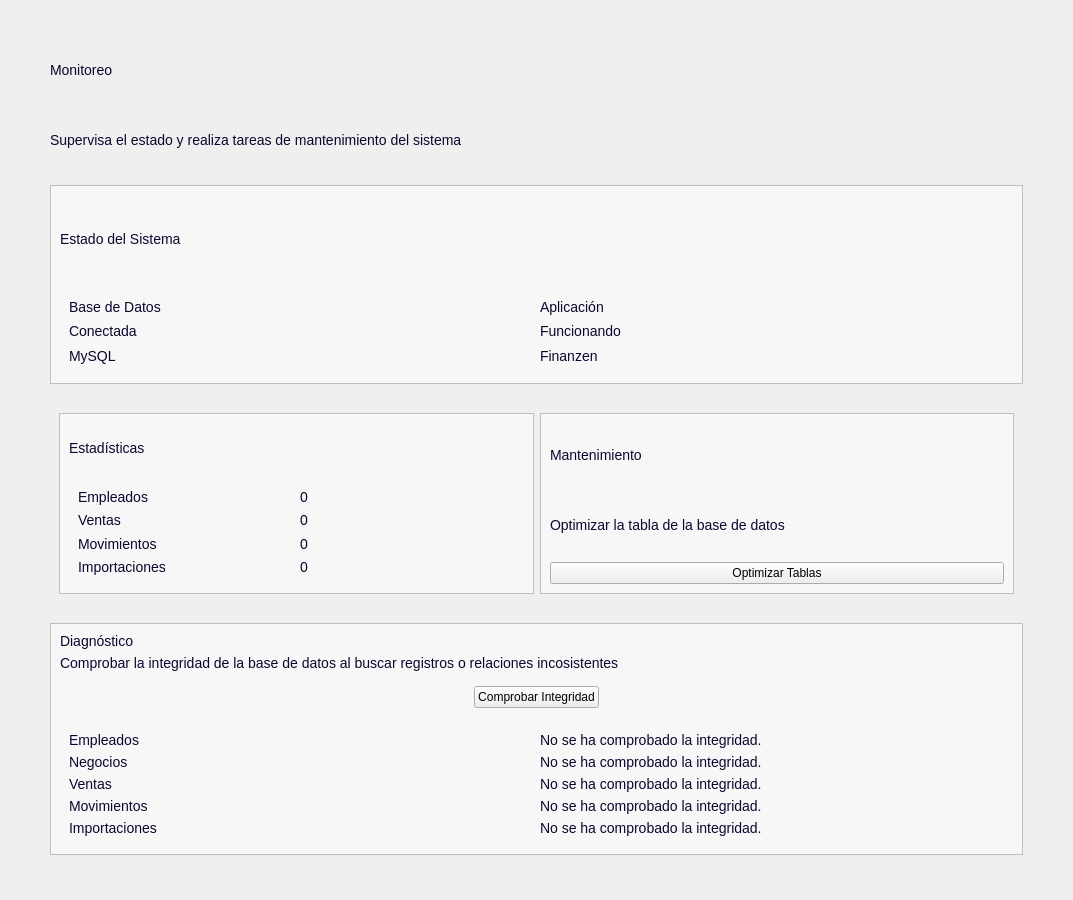
<?xml version="1.0" encoding="UTF-8"?>
<ui version="4.0">
 <class>Monitoreo</class>
 <widget class="QWidget" name="Monitoreo">
  <property name="geometry">
   <rect>
    <x>0</x>
    <y>0</y>
    <width>1073</width>
    <height>900</height>
   </rect>
  </property>
  <property name="windowTitle">
   <string>Form</string>
  </property>
  <property name="styleSheet">
   <string notr="true">QFrame[carta=&quot;Dashboard&quot;] {
    background-color: #FFFFFF;
    border: 1px solid #E4E0EA;
    border-radius: 12px;
}
#CargarDatos{
background-color:#f7f7f7;
}
QFrame{
background-color:#f7f7f7;
}

/*
-----------------------------------------------------------------------------------------------------
Textos
-----------------------------------------------------------------------------------------------------*/
QLabel{
background-color: transparent;
font-size: 14px;
color: #0E042F;
}
QLabel[texto=&quot;InputTexto&quot;]{
font-size: 16px;
font-weight: bold;
}
QLabel[texto=&quot;TituloPrincipal&quot;]{
font-size:20px;
font-weight:bold;
}
QLabel[texto=&quot;Valor&quot;]{
font-size:20px;
}
QLabel[texto=&quot;TituloSecundario&quot;]{
font-size:18px;
font-weight:bold;
}
QLabel[texto=&quot;Positivo&quot;]{
color: #15803D;
font-weight:bold;
}
QLabel[texto=&quot;Negativo&quot;]{
color: #B91C1C;
font-weight:bold;
}
QLabel[texto=&quot;Descripcion&quot;]{
font-size:16px;
color: #46315c;
}
QLabel[texto=&quot;Destacado&quot;]{
font-size:16px;
color: #0E042F;
font-weight: bold;
}


/*Botones*/
/* --- BOTÓN PRIMARIO --- */

QPushButton[boton=&quot;Primario&quot;] {
    border-radius: 10px;
    background-color: #5D38BB;
    font-weight: bold;
    color: #F7F7F7;
    font-size: 12pt;
    min-height: 40px;
    padding-left: 20px;
    padding-right: 20px;
	width: 200px;
}

QPushButton[boton=&quot;Primario&quot;]:hover {
    background-color: #744BCC;
}

QPushButton[boton=&quot;Primario&quot;]:pressed {
    background-color: #472A8F;
}

/* --- BOTÓN SECUNDARIO --- */

QPushButton[boton=&quot;Secundario&quot;] {
    border-radius: 10px;
    background-color: rgba(161, 147, 204, 0.7);
    font-weight: bold;
    color: #5D38BB;
    font-size: 18px;
    min-height: 40px;
	width: 100px;
}

QPushButton[boton=&quot;Secundario&quot;]:hover {
    background-color: rgba(161, 147, 204, 0.9);
}

QPushButton[boton=&quot;Secundario&quot;]:pressed {
    background-color: rgba(131, 117, 174, 0.9);
}

</string>
  </property>
  <layout class="QVBoxLayout" name="verticalLayout">
   <item>
    <layout class="QVBoxLayout" name="verticalLayout_12">
     <property name="spacing">
      <number>20</number>
     </property>
     <property name="leftMargin">
      <number>30</number>
     </property>
     <property name="topMargin">
      <number>25</number>
     </property>
     <property name="rightMargin">
      <number>30</number>
     </property>
     <property name="bottomMargin">
      <number>25</number>
     </property>
     <item>
      <widget class="QScrollArea" name="scrollArea">
       <property name="styleSheet">
        <string notr="true">/*
-----------------------------------------------------------------------------------------------------
ScrollArea
-----------------------------------------------------------------------------------------------------
*/
#scrollAreaWidgetContents {
    background-color: transparent;
}
QScrollArea {
    background-color: transparent;
    border: none;
	border-radius:0px;
}

/* Widget que está dentro del ScrollArea */
/*QScrollArea &gt; QWidget &gt; QWidget {
    background-color: #F9F9FC;
}*/

/* Scrollbar vertical */
QScrollBar:vertical {
    background-color: transparent;
    width: 8px;
    margin: 4px 2px 4px 0px;
}

/* Parte que se puede arrastrar */
QScrollBar::handle:vertical {
    background-color: #C9C1D5;
    border-radius: 4px;
    min-height: 40px;
}

/* Al pasar el mouse */
QScrollBar::handle:vertical:hover {
    background-color: #A99DB8;
}

/* Ocultar botones de arriba y abajo */
QScrollBar::add-line:vertical,
QScrollBar::sub-line:vertical {
    height: 0px;
}

/* Espacio antes/después del handle */
QScrollBar::add-page:vertical,
QScrollBar::sub-page:vertical {
    background: transparent;
}</string>
       </property>
       <property name="frameShape">
        <enum>QFrame::NoFrame</enum>
       </property>
       <property name="frameShadow">
        <enum>QFrame::Plain</enum>
       </property>
       <property name="widgetResizable">
        <bool>true</bool>
       </property>
       <widget class="QWidget" name="scrollAreaWidgetContents">
        <property name="geometry">
         <rect>
          <x>0</x>
          <y>0</y>
          <width>995</width>
          <height>832</height>
         </rect>
        </property>
        <property name="sizePolicy">
         <sizepolicy hsizetype="Expanding" vsizetype="Preferred">
          <horstretch>0</horstretch>
          <verstretch>0</verstretch>
         </sizepolicy>
        </property>
        <layout class="QVBoxLayout" name="verticalLayout_2">
         <property name="leftMargin">
          <number>9</number>
         </property>
         <property name="topMargin">
          <number>9</number>
         </property>
         <property name="rightMargin">
          <number>9</number>
         </property>
         <item>
          <layout class="QVBoxLayout" name="verticalLayout_11">
           <property name="spacing">
            <number>20</number>
           </property>
           <item>
            <widget class="QLabel" name="lblTitulo">
             <property name="maximumSize">
              <size>
               <width>16777215</width>
               <height>50</height>
              </size>
             </property>
             <property name="text">
              <string>Monitoreo</string>
             </property>
             <property name="texto" stdset="0">
              <string>TituloPrincipal</string>
             </property>
            </widget>
           </item>
           <item>
            <widget class="QLabel" name="lblDescripcion">
             <property name="maximumSize">
              <size>
               <width>16777215</width>
               <height>50</height>
              </size>
             </property>
             <property name="text">
              <string>Supervisa el estado y realiza tareas de mantenimiento del sistema</string>
             </property>
             <property name="texto" stdset="0">
              <string>Descripcion</string>
             </property>
            </widget>
           </item>
           <item>
            <widget class="QFrame" name="frame_7">
             <property name="styleSheet">
              <string notr="true">/* --- ESTADO BASE --- */
QLineEdit, QDateEdit, QPlainTextEdit, QComboBox {
    background-color: #F8F9FA; 
    border: 1px solid #D1D5DB; 
    border-radius: 8px;     
    padding: 8px 12px;         
    color: #333333;          
}

/* --- CUANDO EL MOUSE ESTÁ ENCIMA (HOVER) --- */
QLineEdit:hover, QDateEdit:hover, QPlainTextEdit:hover, QComboBox:hover {
    border: 1px solid #9CA3AF;
    background-color: #F3F4F6;
}

/* --- CUANDO TIENE EL FOCO / SE ESTÁ ESCRIBIENDO (FOCUS) --- */
QLineEdit:focus, QDateEdit:focus, QPlainTextEdit:focus, QComboBox:focus {
    border: 2px solid #744bcc;
    background-color: #FFFFFF;
}

/* --- CUANDO EL CAMPO ESTÁ DESHABILITADO (DISABLED) --- */
QLineEdit:disabled, QDateEdit:disabled, QPlainTextEdit:disabled, QComboBox:disabled {
    background-color: #E5E7EB;
    color: #9CA3AF;
    border: 1px solid #D1D5DB;
}

/* --- ESTILO ESPECÍFICO PARA EL BOTÓN DE FLECHA EN QDATEEDIT --- */
QDateEdit::drop-down {
    subcontrol-origin: padding;
    subcontrol-position: top right;
    width: 20px;
    border-left-width: 1px;
    border-left-color: #D1D5DB;
    border-left-style: solid;
    border-top-right-radius: 8px;
    border-bottom-right-radius: 8px;
}

/* Estilo base para el QCheckBox y su texto */
QCheckBox {
    spacing: 8px;                 /* Espacio entre el cuadro y el texto */
    font-family: &quot;Segoe UI&quot;, sans-serif; /* Mismo estilo de fuente limpio */
    font-size: 14px;
    color: #252525;               /* Tu color de texto oscuro */
}

/* Estado al pasar el mouse por encima de la etiqueta */
QCheckBox:hover {
    color: #4A148C;               /* El texto se torna ligeramente morado al pasar el mouse */
}

/* Estado cuando el checkbox está deshabilitado */
QCheckBox:disabled {
    color: #aaaaaa;
}

/* Estilo del cuadro (indicador) */
QCheckBox::indicator {
    width: 18px;
    height: 18px;
    border: 2px solid #D1D1D6;    /* Gris suave que combina con tus inputs */
    border-radius: 5px;           /* Esquinas sutilmente redondeadas */
    background-color: #ffffff;
}

/* Cuadro cuando se pasa el mouse por encima (Hover) */
QCheckBox::indicator:hover {
    border-color: #5E2BFF;        /* Borde morado intermedio al posicionarse encima */
    background-color: #F9F6FF;    /* Destello de fondo morado muy claro */
}
/* Cuadro cuando está marcado (Checked) utilizando el archivo QRC */
QCheckBox::indicator:checked {
    border-color: #5E2BFF;        /* Borde con tu morado principal */
    background-color: #5E2BFF;    /* Fondo con tu morado principal */
    image: url(:/icons/checkIcon.svg); /* Ruta absoluta del recurso QRC */
}

/* Cuadro marcado cuando se pasa el mouse por encima */
QCheckBox::indicator:checked:hover {
    border-color: #4A148C;        
    background-color: #4A148C;
    image: url(:/icons/checkIcon.svg); /* Mantenemos el icono en el hover */
}



/* Cuadro marcado cuando se pasa el mouse por encima */
QCheckBox::indicator:checked:hover {
    border-color: #4A148C;        /* Un morado más oscuro al hacer hover sobre el check activo */
    background-color: #4A148C;
}
/* Cuadro cuando está marcado (Checked) */
QCheckBox::indicator:checked {
    border-color: #5E2BFF;        /* Borde con tu morado principal */
    background-color: #5E2BFF;    /* Fondo con tu morado principal */
}

/* --- ESTILO DEL QCOMBOBOX --- */
QComboBox {
    background-color: #F8F9FA;
    border: 1px solid #D1D5DB;
    border-radius: 8px;
    padding: 8px 12px;
    padding-right: 30px;
    color: #333333;
}

QComboBox:hover {
    border: 1px solid #9CA3AF;
    background-color: #F3F4F6;
}

QComboBox:focus {
    border: 2px solid #744bcc;
    background-color: #FFFFFF;
}

QComboBox:disabled {
    background-color: #E5E7EB;
    color: #9CA3AF;
    border: 1px solid #D1D5DB;
}

/* --- BOTÓN DE DESPLEGAR --- */
QComboBox::drop-down {
    subcontrol-origin: padding;
    subcontrol-position: top right;
    width: 30px;
    border-left: 1px solid #D1D5DB;
    border-top-right-radius: 8px;
    border-bottom-right-radius: 8px;
}

/* --- FLECHA --- */
QComboBox::down-arrow {
    image: url(:/icons/chevron.svg);
    width: 12px;
    height: 12px;
}
/* --- LISTA DESPLEGABLE DEL QCOMBOBOX --- */
QComboBox QAbstractItemView {
    background-color: #FFFFFF;
    border: 1px solid #D1D5DB;
    border-radius: 8px;
    padding: 4px;
    color: #333333;
    selection-background-color: #744bcc;
    selection-color: #FFFFFF;
}

/* --- HOVER DE LOS ELEMENTOS DEL QCOMBOBOX --- */
QComboBox QAbstractItemView::item:hover {
    background-color: #F3F4F6;
    color: #333333;
}
/*
-----------------------------------------------------------------------------------------------------
Botones
-----------------------------------------------------------------------------------------------------*/
QPushButton{
width:300px;
height:50px;
}
/* --- BOTÓN PRIMARIO --- */
QPushButton[boton=&quot;Primario&quot;] {
    border-radius: 10px;
    background-color: #5D38BB;
    font-weight: bold;
    color: #f7f7f7;
    font-size: 12pt;
}

QPushButton[boton=&quot;Primario&quot;]:hover {
    background-color: #744bcc;
}

QPushButton[boton=&quot;Primario&quot;]:pressed {
    background-color: #472a8f;
}


/* --- BOTÓN SECUNDARIO --- */
QPushButton[boton=&quot;Secundario&quot;] {
    border-radius: 10px;
    background-color: rgba(161, 147, 204, 0.7);
    font-weight: bold;
    color: #5D38BB;
    font-size: 18px;
}

QPushButton[boton=&quot;Secundario&quot;]:hover {
    background-color: rgba(161, 147, 204, 0.9); 
}

QPushButton[boton=&quot;Secundario&quot;]:pressed {
    background-color: rgba(131, 117, 174, 0.9);
}
/* --- BOTÓN TEXTO --- */

QPushButton[boton=&quot;BotonTexto&quot;] {
    border: none;
    background: transparent;
    padding: 0px;
    margin: 0px;
    color: #0E042F;
    font-weight: bold;
    font-size: 16px;
}

QPushButton[boton=&quot;BotonTexto&quot;]:hover {
    color: #6C6686;
    background: transparent;
}

QPushButton[boton=&quot;BotonTexto&quot;]:pressed,
QPushButton[boton=&quot;BotonTexto&quot;]:focus {
    border: none;
    background: transparent;
    outline: none;
}

</string>
             </property>
             <property name="frameShape">
              <enum>QFrame::StyledPanel</enum>
             </property>
             <property name="frameShadow">
              <enum>QFrame::Raised</enum>
             </property>
             <property name="carta" stdset="0">
              <string>Dashboard</string>
             </property>
             <layout class="QVBoxLayout" name="verticalLayout_14">
              <item>
               <widget class="QLabel" name="label_9">
                <property name="text">
                 <string>Estado del Sistema</string>
                </property>
                <property name="texto" stdset="0">
                 <string>TituloSecundario</string>
                </property>
               </widget>
              </item>
              <item>
               <widget class="QWidget" name="widget" native="true">
                <property name="styleSheet">
                 <string notr="true">QLabel {
    qproperty-alignment: 'AlignCenter';
}
</string>
                </property>
                <layout class="QGridLayout" name="gridLayout">
                 <item row="1" column="0">
                  <widget class="QLabel" name="label_3">
                   <property name="text">
                    <string>Conectada</string>
                   </property>
                   <property name="texto" stdset="0">
                    <string>Positivo</string>
                   </property>
                  </widget>
                 </item>
                 <item row="1" column="1">
                  <widget class="QLabel" name="label_4">
                   <property name="text">
                    <string>Funcionando</string>
                   </property>
                   <property name="texto" stdset="0">
                    <string>Positivo</string>
                   </property>
                  </widget>
                 </item>
                 <item row="0" column="1">
                  <widget class="QLabel" name="label_2">
                   <property name="text">
                    <string>Aplicación</string>
                   </property>
                   <property name="texto" stdset="0">
                    <string>Destacado</string>
                   </property>
                  </widget>
                 </item>
                 <item row="0" column="0">
                  <widget class="QLabel" name="label">
                   <property name="text">
                    <string>Base de Datos</string>
                   </property>
                   <property name="texto" stdset="0">
                    <string>Destacado</string>
                   </property>
                  </widget>
                 </item>
                 <item row="2" column="0">
                  <widget class="QLabel" name="label_5">
                   <property name="text">
                    <string>MySQL</string>
                   </property>
                  </widget>
                 </item>
                 <item row="2" column="1">
                  <widget class="QLabel" name="label_6">
                   <property name="text">
                    <string>Finanzen</string>
                   </property>
                  </widget>
                 </item>
                </layout>
               </widget>
              </item>
             </layout>
            </widget>
           </item>
           <item>
            <widget class="QWidget" name="widget_2" native="true">
             <layout class="QHBoxLayout" name="horizontalLayout">
              <item>
               <widget class="QFrame" name="frame">
                <property name="frameShape">
                 <enum>QFrame::StyledPanel</enum>
                </property>
                <property name="frameShadow">
                 <enum>QFrame::Raised</enum>
                </property>
                <property name="carta" stdset="0">
                 <string>Dashboard</string>
                </property>
                <layout class="QVBoxLayout" name="verticalLayout_3">
                 <item>
                  <widget class="QLabel" name="label_7">
                   <property name="maximumSize">
                    <size>
                     <width>16777215</width>
                     <height>50</height>
                    </size>
                   </property>
                   <property name="text">
                    <string>Estadísticas</string>
                   </property>
                   <property name="texto" stdset="0">
                    <string>Destacado</string>
                   </property>
                  </widget>
                 </item>
                 <item>
                  <widget class="QWidget" name="widget_3" native="true">
                   <property name="styleSheet">
                    <string notr="true">QLabel {
    qproperty-alignment: 'AlignCenter';
}
</string>
                   </property>
                   <layout class="QGridLayout" name="gridLayout_2">
                    <item row="1" column="0">
                     <widget class="QLabel" name="label_13">
                      <property name="text">
                       <string>Ventas</string>
                      </property>
                      <property name="texto" stdset="0">
                       <string>Descripcion</string>
                      </property>
                     </widget>
                    </item>
                    <item row="3" column="0">
                     <widget class="QLabel" name="label_17">
                      <property name="text">
                       <string>Importaciones</string>
                      </property>
                      <property name="texto" stdset="0">
                       <string>Descripcion</string>
                      </property>
                     </widget>
                    </item>
                    <item row="2" column="1">
                     <widget class="QLabel" name="movimientos">
                      <property name="text">
                       <string>0</string>
                      </property>
                     </widget>
                    </item>
                    <item row="0" column="1">
                     <widget class="QLabel" name="usuarios">
                      <property name="text">
                       <string>0</string>
                      </property>
                     </widget>
                    </item>
                    <item row="1" column="1">
                     <widget class="QLabel" name="ventas">
                      <property name="text">
                       <string>0</string>
                      </property>
                     </widget>
                    </item>
                    <item row="0" column="0">
                     <widget class="QLabel" name="label_8">
                      <property name="text">
                       <string>Empleados</string>
                      </property>
                      <property name="texto" stdset="0">
                       <string>Descripcion</string>
                      </property>
                     </widget>
                    </item>
                    <item row="2" column="0">
                     <widget class="QLabel" name="label_15">
                      <property name="text">
                       <string>Movimientos</string>
                      </property>
                      <property name="texto" stdset="0">
                       <string>Descripcion</string>
                      </property>
                     </widget>
                    </item>
                    <item row="3" column="1">
                     <widget class="QLabel" name="importaciones">
                      <property name="text">
                       <string>0</string>
                      </property>
                     </widget>
                    </item>
                   </layout>
                  </widget>
                 </item>
                </layout>
               </widget>
              </item>
              <item>
               <widget class="QFrame" name="frame_2">
                <property name="frameShape">
                 <enum>QFrame::StyledPanel</enum>
                </property>
                <property name="frameShadow">
                 <enum>QFrame::Raised</enum>
                </property>
                <property name="carta" stdset="0">
                 <string>Dashboard</string>
                </property>
                <layout class="QVBoxLayout" name="verticalLayout_4">
                 <item>
                  <widget class="QLabel" name="label_10">
                   <property name="text">
                    <string>Mantenimiento</string>
                   </property>
                   <property name="texto" stdset="0">
                    <string>Destacado</string>
                   </property>
                  </widget>
                 </item>
                 <item>
                  <widget class="QLabel" name="label_12">
                   <property name="text">
                    <string>Optimizar la tabla de la base de datos</string>
                   </property>
                  </widget>
                 </item>
                 <item>
                  <widget class="QPushButton" name="optimizadorTablas">
                   <property name="text">
                    <string>Optimizar Tablas</string>
                   </property>
                   <property name="boton" stdset="0">
                    <string>Secundario</string>
                   </property>
                  </widget>
                 </item>
                </layout>
               </widget>
              </item>
             </layout>
            </widget>
           </item>
           <item>
            <widget class="QFrame" name="frame_3">
             <property name="frameShape">
              <enum>QFrame::StyledPanel</enum>
             </property>
             <property name="frameShadow">
              <enum>QFrame::Raised</enum>
             </property>
             <layout class="QVBoxLayout" name="verticalLayout_5">
              <item>
               <widget class="QLabel" name="label_14">
                <property name="text">
                 <string>Diagnóstico</string>
                </property>
                <property name="texto" stdset="0">
                 <string>Destacado</string>
                </property>
               </widget>
              </item>
              <item>
               <widget class="QLabel" name="label_16">
                <property name="text">
                 <string>Comprobar la integridad de la base de datos al buscar registros o relaciones incosistentes</string>
                </property>
               </widget>
              </item>
              <item>
               <widget class="QWidget" name="widget_4" native="true">
                <layout class="QHBoxLayout" name="horizontalLayout_2">
                 <item>
                  <spacer name="horizontalSpacer">
                   <property name="orientation">
                    <enum>Qt::Horizontal</enum>
                   </property>
                   <property name="sizeHint" stdset="0">
                    <size>
                     <width>40</width>
                     <height>20</height>
                    </size>
                   </property>
                  </spacer>
                 </item>
                 <item>
                  <widget class="QPushButton" name="comprobarIntegridad">
                   <property name="text">
                    <string>Comprobar Integridad</string>
                   </property>
                   <property name="boton" stdset="0">
                    <string>Primario</string>
                   </property>
                  </widget>
                 </item>
                 <item>
                  <spacer name="horizontalSpacer_2">
                   <property name="orientation">
                    <enum>Qt::Horizontal</enum>
                   </property>
                   <property name="sizeHint" stdset="0">
                    <size>
                     <width>40</width>
                     <height>20</height>
                    </size>
                   </property>
                  </spacer>
                 </item>
                </layout>
               </widget>
              </item>
              <item>
               <widget class="QWidget" name="widget_5" native="true">
                <property name="styleSheet">
                 <string notr="true">QLabel {
    qproperty-alignment: 'AlignCenter';
}
</string>
                </property>
                <layout class="QGridLayout" name="gridLayout_3">
                 <item row="0" column="1">
                  <widget class="QLabel" name="empleadosIntegridad">
                   <property name="text">
                    <string>No se ha comprobado la integridad.</string>
                   </property>
                  </widget>
                 </item>
                 <item row="2" column="1">
                  <widget class="QLabel" name="ventasIntegridad">
                   <property name="text">
                    <string>No se ha comprobado la integridad.</string>
                   </property>
                  </widget>
                 </item>
                 <item row="1" column="1">
                  <widget class="QLabel" name="negociosIntegridad">
                   <property name="text">
                    <string>No se ha comprobado la integridad.</string>
                   </property>
                  </widget>
                 </item>
                 <item row="0" column="0">
                  <widget class="QLabel" name="label_19">
                   <property name="text">
                    <string>Empleados</string>
                   </property>
                   <property name="texto" stdset="0">
                    <string>Descripcion</string>
                   </property>
                  </widget>
                 </item>
                 <item row="3" column="0">
                  <widget class="QLabel" name="label_20">
                   <property name="text">
                    <string>Movimientos</string>
                   </property>
                   <property name="texto" stdset="0">
                    <string>Descripcion</string>
                   </property>
                  </widget>
                 </item>
                 <item row="4" column="1">
                  <widget class="QLabel" name="importacionesIntegridad">
                   <property name="text">
                    <string>No se ha comprobado la integridad.</string>
                   </property>
                  </widget>
                 </item>
                 <item row="1" column="0">
                  <widget class="QLabel" name="label_21">
                   <property name="text">
                    <string>Negocios</string>
                   </property>
                   <property name="texto" stdset="0">
                    <string>Descripcion</string>
                   </property>
                  </widget>
                 </item>
                 <item row="4" column="0">
                  <widget class="QLabel" name="label_24">
                   <property name="text">
                    <string>Importaciones</string>
                   </property>
                   <property name="texto" stdset="0">
                    <string>Descripcion</string>
                   </property>
                  </widget>
                 </item>
                 <item row="3" column="1">
                  <widget class="QLabel" name="movimientosIntegridad">
                   <property name="text">
                    <string>No se ha comprobado la integridad.</string>
                   </property>
                  </widget>
                 </item>
                 <item row="2" column="0">
                  <widget class="QLabel" name="label_22">
                   <property name="text">
                    <string>Ventas</string>
                   </property>
                   <property name="texto" stdset="0">
                    <string>Descripcion</string>
                   </property>
                  </widget>
                 </item>
                </layout>
               </widget>
              </item>
             </layout>
            </widget>
           </item>
          </layout>
         </item>
        </layout>
       </widget>
      </widget>
     </item>
    </layout>
   </item>
  </layout>
 </widget>
 <resources>
  <include location="../../../resources/resources.qrc"/>
  <include location="../../../resources/resources.qrc"/>
 </resources>
 <connections/>
</ui>
